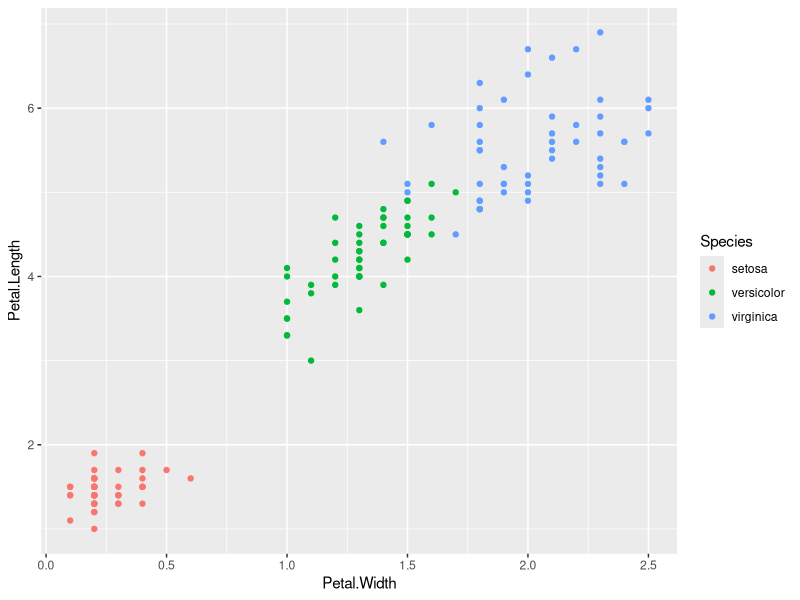
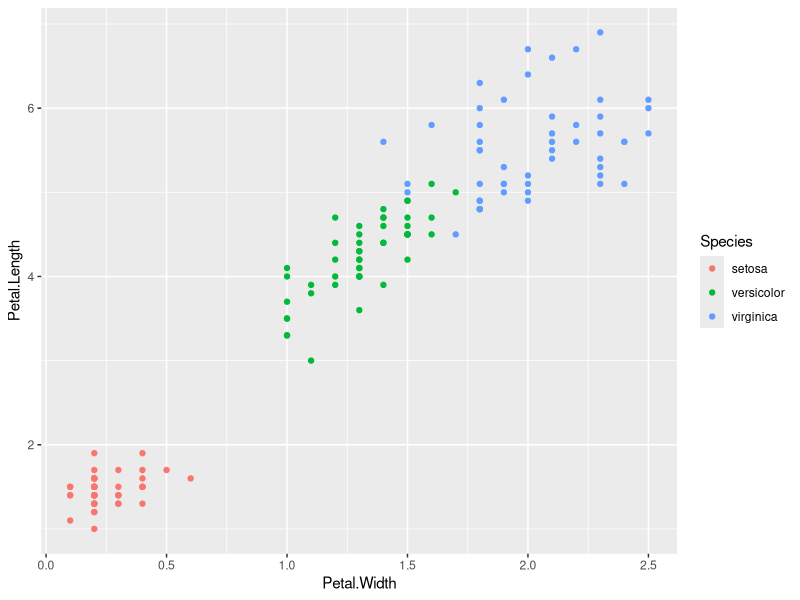
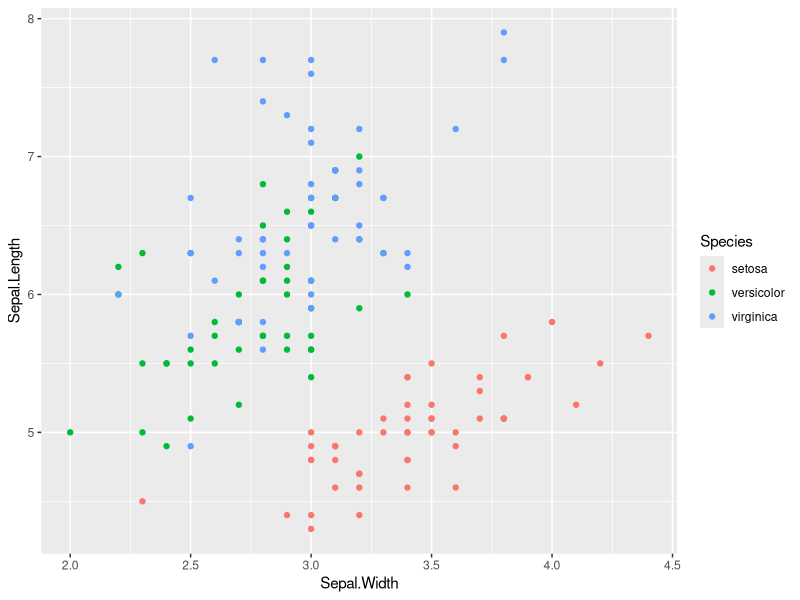
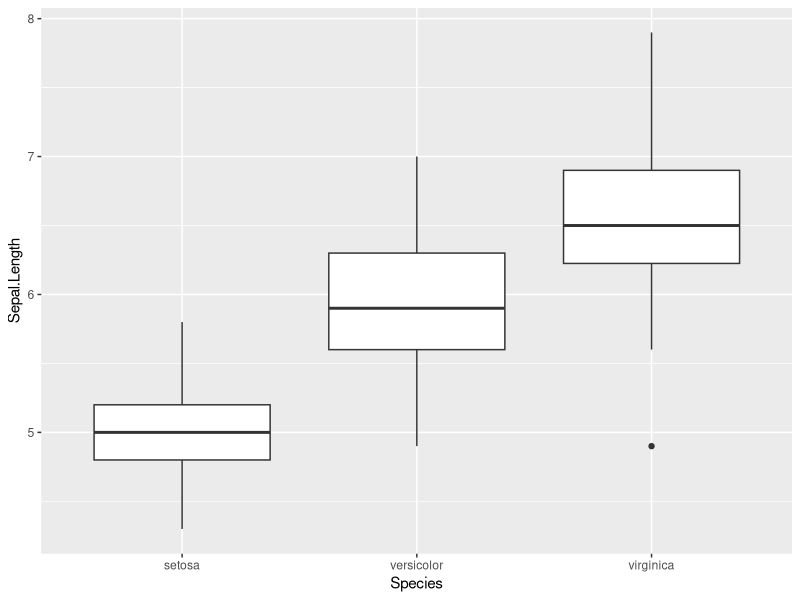
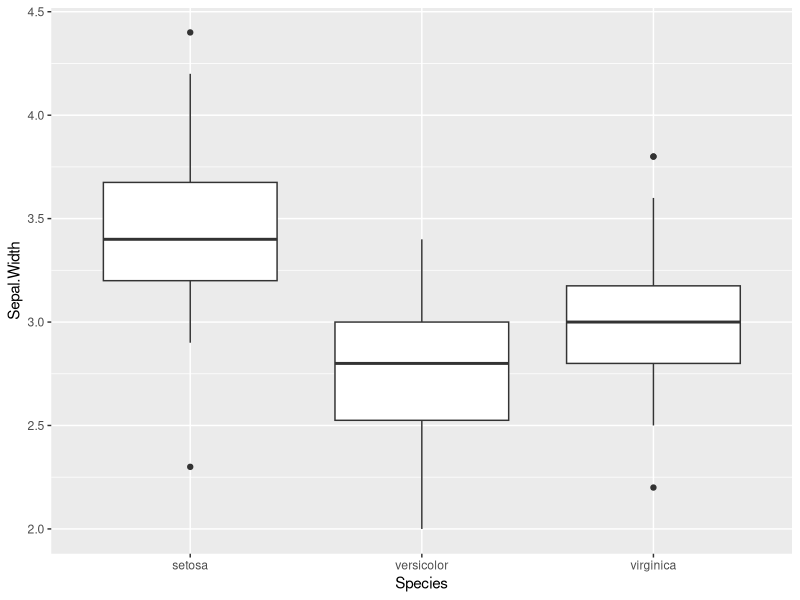
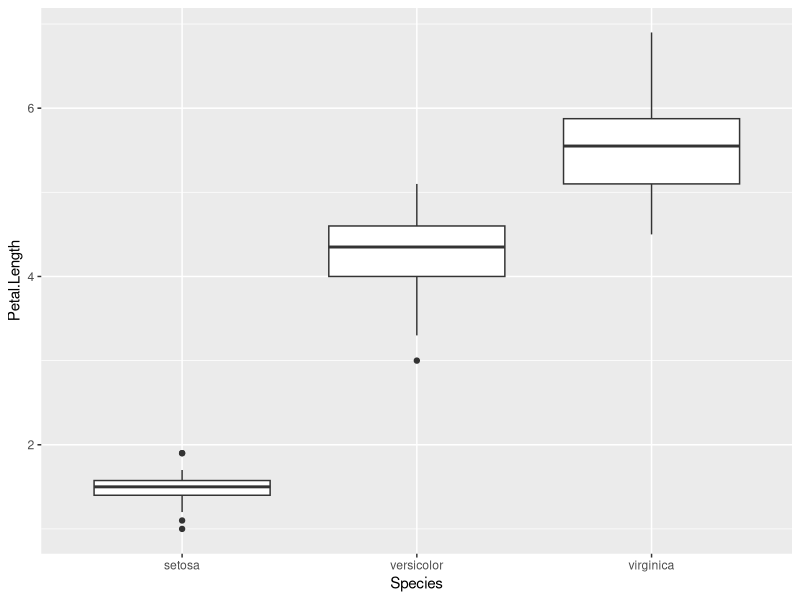
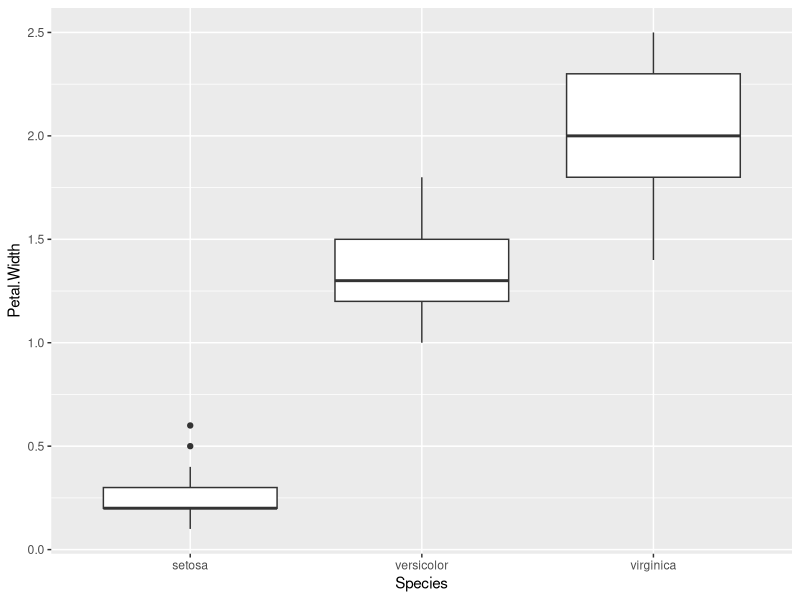

Here is the R script that generated these plots, in order:
# -----
# kNN(k-Nearest Neighbor, k-최근접이웃) 알고리즘을 사용한 Iris(붓꽃) 품종 분류

# 필요한 라이브러리 설치 & 로딩
# install.packages('class')  # classification(분류)
# install.packages('gmodels')  # 혼동(오차) 행렬
library(tidyverse)
library(class)
library(gmodels)
search()

# 1. -----
# 데이터 셋 준비(datasets::iris 데이터 셋 복사)
?datasets::iris
iris <- as.data.frame(datasets::iris)
head(iris)
tail(iris)
str(iris)

# 2. -----
# 데이터 셋 탐색, 가공(전처리)
# iris 품종(species)의 분포
table(iris$Species)
iris %>% count(Species)

# 데이터 프레임에서 인덱스(row와 column의 위치)로 원소를 선택
iris[1, 1]
iris[1, 2]
iris[1, 3]
iris[1, 4]
iris[1, 5]
iris[1,]  # iris 데이터 프레임의 첫번째 row의 모든 column 데이터
iris[1:5,]  # iris 데이터 프레임의 1 ~ 5 row의 모든 column 데이터
iris[, 1:2]  # iris 데이터 프레임의 1 ~ 2 column의 모든 row 데이터

# Petal.Length(꽃잎 길이) ~ Petal.Width(꽃잎 너비) 산점도 그래프.
# 점의 색깔은 Species에 따라서 다르게 시각화.
ggplot(data = iris) +
  geom_point(mapping = aes(x = Petal.Width, y = Petal.Length, color = Species))

qplot(data = iris, x = Petal.Width, y = Petal.Length, color = Species)

# Sepal.Length(꽃받침 길이) ~ Sepal.Width(꽃받침 너비) 산점도 그래프.
# Species(품종)에 따라서 점의 색깔을 다르게 시각화.
qplot(data = iris, x = Sepal.Width, y = Sepal.Length, color = Species)

# Species(품종)별 4개 특성(S.L, S.W., P.L., P.W.)의 분포를 시각화.
ggplot(data = iris) +
  geom_boxplot(mapping = aes(x = Species, y = Sepal.Length))

ggplot(data = iris) +
  geom_boxplot(mapping = aes(x = Species, y = Sepal.Width))

ggplot(data = iris) +
  geom_boxplot(mapping = aes(x = Species, y = Petal.Length))

ggplot(data = iris) +
  geom_boxplot(mapping = aes(x = Species, y = Petal.Width))

# 3. -----
# 데이터 셋(150개 관찰값)을 훈련 셋(training set)과 테스트 셋(test set)으로 분리.
# 훈련 셋 : 테스트 셋 = 100 : 50
# 데이터 프레임을 단순히 순서대로 100개, 50개 분리 -> 문제가 생김.
# 데이터들이 섞여 있지 않기 때문에 virginica 품종은 훈련이 되지 않는 문제가 생김.
# 데이터 셋을 분리하기 전에 무작위 섞어줘야 함.

sample(10)
# sample(n): 1 ~ n까지 정수를 무작위 순서 섞인 벡터를 반환.
idx <- sample(10)
idx
idx[1:7]   # random하게 섞인 10개의 숫자들 중에서 앞에서 7개 선택
idx[8:10]  # random하게 섞인 10개의 숫자들 중에서 뒤에서 3개 선택

idx <- sample(150)
idx

train_set <- iris[idx[1:100], 1:4]
head(train_set)

train_label <- iris[idx[1:100], 5]
head(train_label)

test_set <- iris[idx[101:150], 1:4]
head(test_set)

test_label <- iris[idx[101:150], 5]
head(test_label)

# train_label의 품종별 빈도수
table(train_label)

# test_label의 품종별 빈도수
table(test_label)

# 4. -----
# kNN 모델에 훈련 셋/레이블, 테스트 셋을 적용해서 테스트 셋의 예측값을 찾음.
test_predicts <- knn(train = train_set,  # 훈련 셋
                     test = test_set,    # 테스트 셋
                     cl = train_label)   # 훈련 셋의 레이블
#> 테스트 셋의 예측값을 반환.
test_predicts

# 테스트 셋의 실제값
test_label

# 예측값과 실제값을 비교 -> 평가(정확도 계산)
